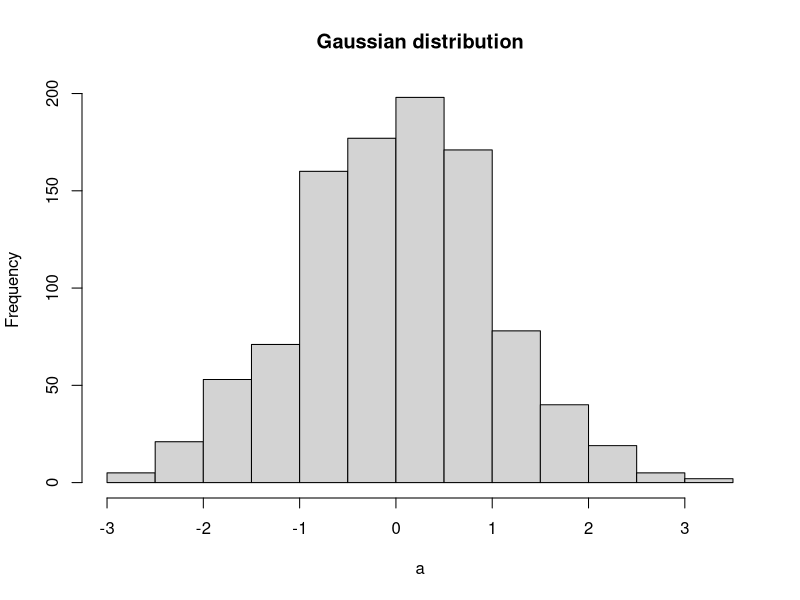
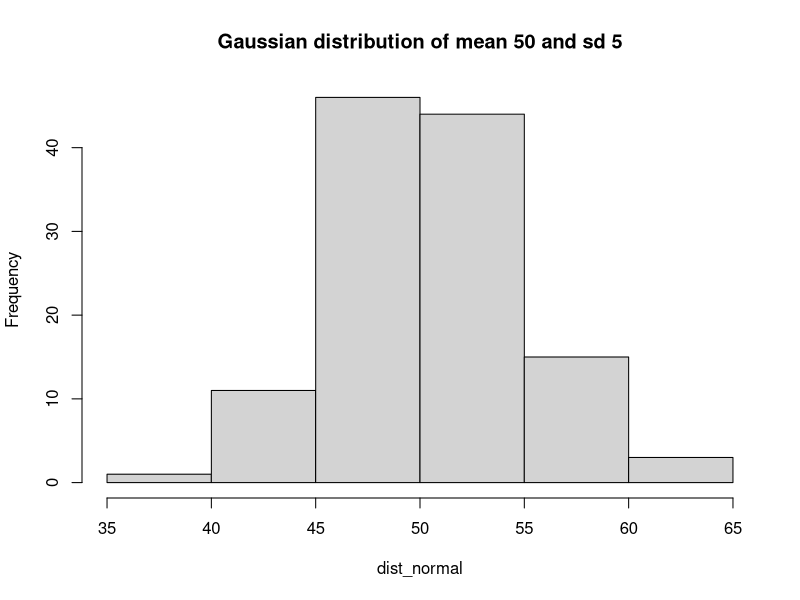
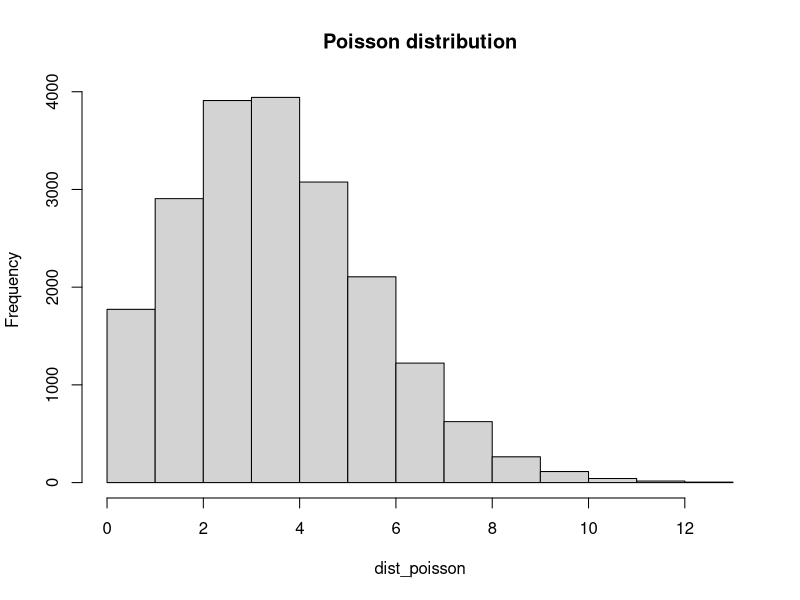

The R script that drew these images, in order:
## ---- chunk 1
# generate 10 standard normal random numbers
rnorm(10)

# generate 1000 random numbers (has mean 0 and standard deviation 1)
a <- rnorm(1000)
hist(a, main ="Gaussian distribution")

# Defining mean and standard deviation
dist_normal <- rnorm(120, mean=50, sd=5)
hist(dist_normal, main ="Gaussian distribution of mean 50 and sd 5")

# checking the mean and standard deviation
mean(dist_normal)
sd(dist_normal)

# Finding a proportion (less than 2) 
sum(a < 2)/1000

# or using Cumulative Density Function (CDF) --> gives the area under curve 
pnorm(2)

# Probability Density Function (PDF) --> gives the density (height of the PDF) of the normal with mean=1 and sd=.5. 
densities <- dnorm(0, 1, .5)

# Quantile Function (inverse of pnorm) --> gives the value at which the CDF of the standard normal is .65
qnorm(0.65, 0, 1)

## ---- chunk 2
# Generate 10 binomial random numbers with parameters n = 5 and p =0.7:
rbinom(10, 5, .7)

# To simulate the number of successes out of 6 trials with probability 0.4 of success, 
# we run rbinom with n=1, size=6 (trial size), and prob=0.4
rbinom(1, size=6, prob=0.4)

# probability of 2 successes out of 10
dbinom(x=2, size=10, prob=0.2)

# probability of 2 or fewer successes out of 10
pbinom(q=2, size=10, prob=0.2)
## ---- chunk 3
# Generate 20.000 Poisson random numbers with lambda = 4:
dist_poisson <- rpois(20000, 4)
hist(dist_poisson, main="Poisson distribution")

# Estimate the mean and variance of a Poisson random variable whose mean
# is 8.2 by simulating 1.000 Poisson random numbers.
vpoi <- rpois(1000,8.2)

# check the mean and variance
mean(vpoi)
var(vpoi)
